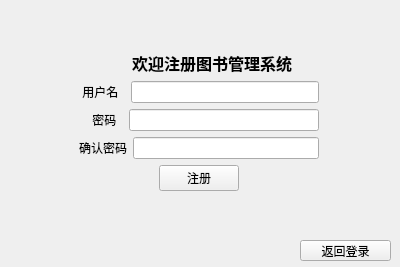
<?xml version="1.0" encoding="UTF-8"?>
<ui version="4.0">
 <class>registering</class>
 <widget class="QWidget" name="registering">
  <property name="geometry">
   <rect>
    <x>0</x>
    <y>0</y>
    <width>400</width>
    <height>267</height>
   </rect>
  </property>
  <property name="windowTitle">
   <string>Form</string>
  </property>
  <widget class="QPushButton" name="pushButton_2">
   <property name="geometry">
    <rect>
     <x>300</x>
     <y>240</y>
     <width>91</width>
     <height>21</height>
    </rect>
   </property>
   <property name="text">
    <string>返回登录</string>
   </property>
  </widget>
  <widget class="QWidget" name="">
   <property name="geometry">
    <rect>
     <x>-2</x>
     <y>0</y>
     <width>401</width>
     <height>241</height>
    </rect>
   </property>
   <layout class="QVBoxLayout" name="verticalLayout_4">
    <item>
     <spacer name="verticalSpacer_2">
      <property name="orientation">
       <enum>Qt::Orientation::Vertical</enum>
      </property>
      <property name="sizeHint" stdset="0">
       <size>
        <width>20</width>
        <height>40</height>
       </size>
      </property>
     </spacer>
    </item>
    <item>
     <layout class="QHBoxLayout" name="horizontalLayout_6">
      <item>
       <spacer name="horizontalSpacer_5">
        <property name="orientation">
         <enum>Qt::Orientation::Horizontal</enum>
        </property>
        <property name="sizeHint" stdset="0">
         <size>
          <width>40</width>
          <height>20</height>
         </size>
        </property>
       </spacer>
      </item>
      <item>
       <layout class="QVBoxLayout" name="verticalLayout_3">
        <item>
         <layout class="QVBoxLayout" name="verticalLayout_2">
          <item>
           <layout class="QHBoxLayout" name="horizontalLayout_4" stretch="2,1,1">
            <item>
             <spacer name="horizontalSpacer">
              <property name="orientation">
               <enum>Qt::Orientation::Horizontal</enum>
              </property>
              <property name="sizeHint" stdset="0">
               <size>
                <width>40</width>
                <height>20</height>
               </size>
              </property>
             </spacer>
            </item>
            <item>
             <widget class="QLabel" name="label_4">
              <property name="font">
               <font>
                <family>华文中宋</family>
                <pointsize>12</pointsize>
                <bold>true</bold>
               </font>
              </property>
              <property name="text">
               <string>欢迎注册图书管理系统</string>
              </property>
             </widget>
            </item>
            <item>
             <spacer name="horizontalSpacer_2">
              <property name="orientation">
               <enum>Qt::Orientation::Horizontal</enum>
              </property>
              <property name="sizeHint" stdset="0">
               <size>
                <width>40</width>
                <height>20</height>
               </size>
              </property>
             </spacer>
            </item>
           </layout>
          </item>
          <item>
           <layout class="QVBoxLayout" name="verticalLayout">
            <item>
             <layout class="QHBoxLayout" name="horizontalLayout">
              <item>
               <widget class="QLabel" name="label">
                <property name="text">
                 <string> 用户名  </string>
                </property>
               </widget>
              </item>
              <item>
               <widget class="QLineEdit" name="admin"/>
              </item>
             </layout>
            </item>
            <item>
             <layout class="QHBoxLayout" name="horizontalLayout_2">
              <item>
               <widget class="QLabel" name="label_2">
                <property name="text">
                 <string>    密码  </string>
                </property>
               </widget>
              </item>
              <item>
               <widget class="QLineEdit" name="Password"/>
              </item>
             </layout>
            </item>
            <item>
             <layout class="QHBoxLayout" name="horizontalLayout_3">
              <item>
               <widget class="QLabel" name="label_3">
                <property name="text">
                 <string>确认密码</string>
                </property>
               </widget>
              </item>
              <item>
               <widget class="QLineEdit" name="Password2"/>
              </item>
             </layout>
            </item>
           </layout>
          </item>
         </layout>
        </item>
        <item>
         <layout class="QHBoxLayout" name="horizontalLayout_5">
          <item>
           <spacer name="horizontalSpacer_3">
            <property name="orientation">
             <enum>Qt::Orientation::Horizontal</enum>
            </property>
            <property name="sizeHint" stdset="0">
             <size>
              <width>40</width>
              <height>20</height>
             </size>
            </property>
           </spacer>
          </item>
          <item>
           <widget class="QPushButton" name="pushButton">
            <property name="text">
             <string>注册</string>
            </property>
           </widget>
          </item>
          <item>
           <spacer name="horizontalSpacer_4">
            <property name="orientation">
             <enum>Qt::Orientation::Horizontal</enum>
            </property>
            <property name="sizeHint" stdset="0">
             <size>
              <width>40</width>
              <height>20</height>
             </size>
            </property>
           </spacer>
          </item>
         </layout>
        </item>
       </layout>
      </item>
      <item>
       <spacer name="horizontalSpacer_6">
        <property name="orientation">
         <enum>Qt::Orientation::Horizontal</enum>
        </property>
        <property name="sizeHint" stdset="0">
         <size>
          <width>40</width>
          <height>20</height>
         </size>
        </property>
       </spacer>
      </item>
     </layout>
    </item>
    <item>
     <spacer name="verticalSpacer">
      <property name="orientation">
       <enum>Qt::Orientation::Vertical</enum>
      </property>
      <property name="sizeHint" stdset="0">
       <size>
        <width>20</width>
        <height>40</height>
       </size>
      </property>
     </spacer>
    </item>
   </layout>
  </widget>
 </widget>
 <resources/>
 <connections/>
</ui>
